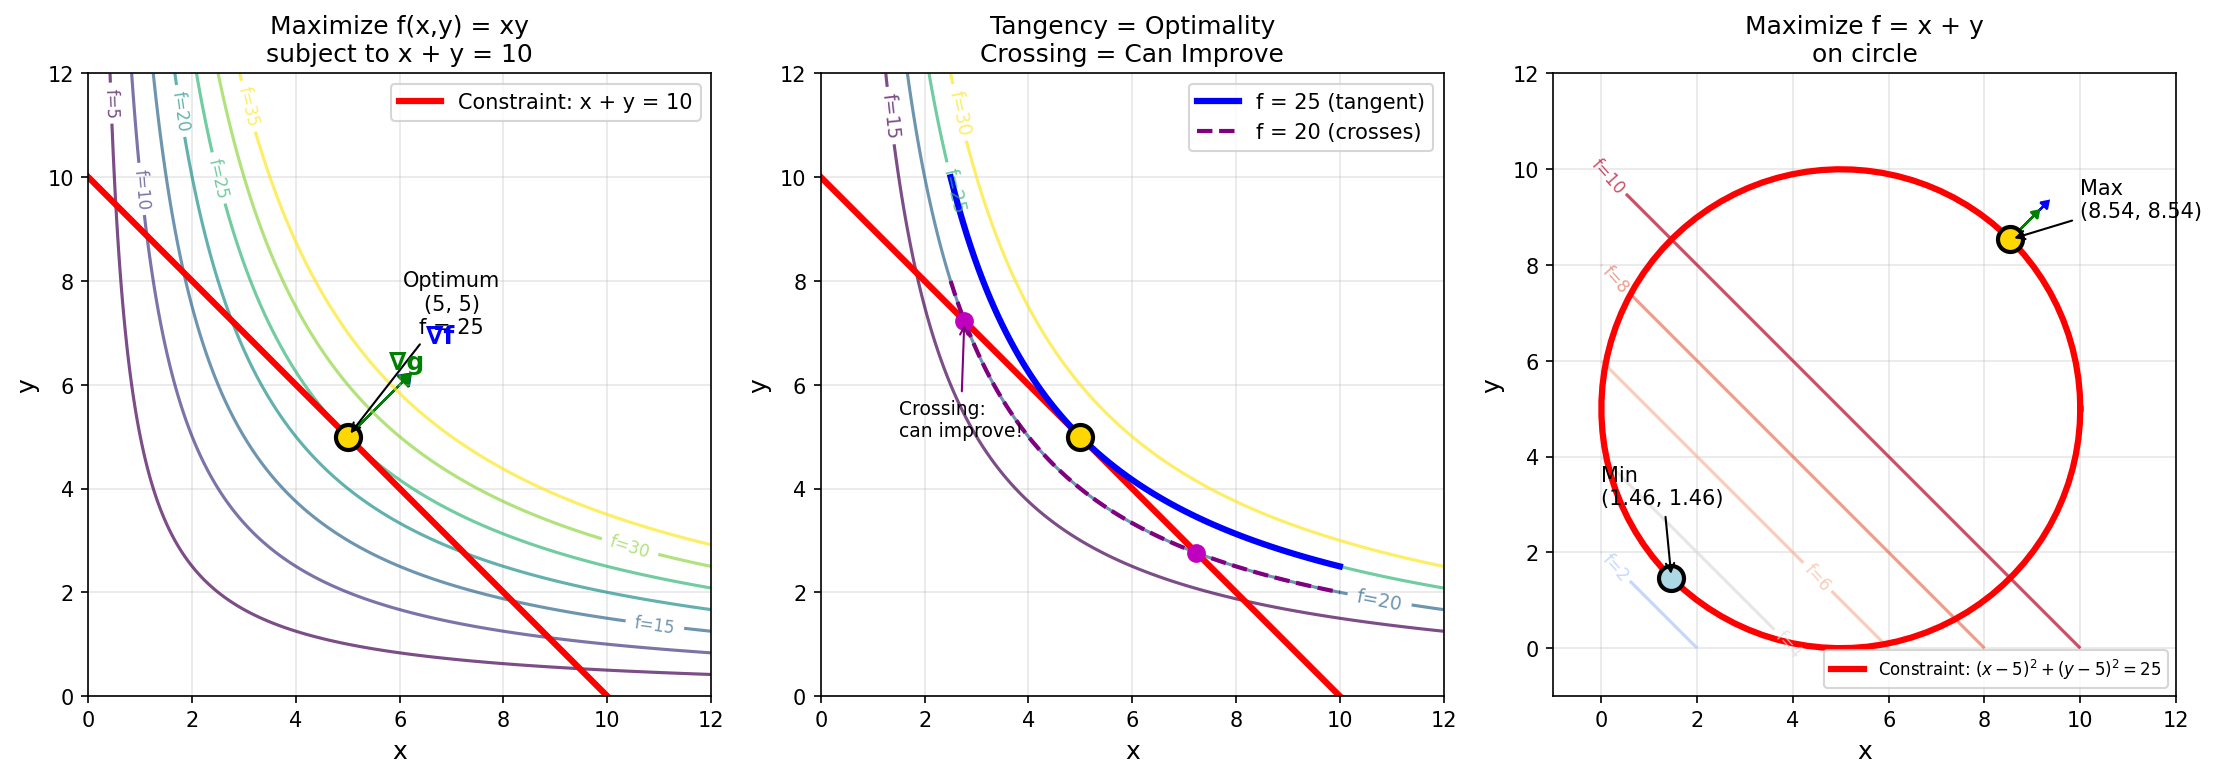

Write Python code to recreate this figure.
"""
Lagrange Multipliers Visualization
===================================
Shows why constrained optimization works geometrically.
"""

import numpy as np
import matplotlib.pyplot as plt

fig, axes = plt.subplots(1, 3, figsize=(15, 5))

# =============================================================================
# 1. BASIC EXAMPLE: Maximize xy subject to x + y = 10
# =============================================================================
ax1 = axes[0]

# Create grid
x = np.linspace(0, 12, 400)
y = np.linspace(0, 12, 400)
X, Y = np.meshgrid(x, y)

# Objective function f(x,y) = xy
Z = X * Y

# Plot level curves of f
levels = [5, 10, 15, 20, 25, 30, 35]
contour = ax1.contour(X, Y, Z, levels=levels, cmap='viridis', alpha=0.7)
ax1.clabel(contour, inline=True, fontsize=8, fmt='f=%g')

# Plot constraint x + y = 10
x_constraint = np.linspace(0, 10, 100)
y_constraint = 10 - x_constraint
ax1.plot(x_constraint, y_constraint, 'r-', linewidth=3, label='Constraint: x + y = 10')

# Mark the optimum at (5, 5)
ax1.plot(5, 5, 'ko', markersize=12, markerfacecolor='gold', markeredgewidth=2)
ax1.annotate('Optimum\n(5, 5)\nf = 25', xy=(5, 5), xytext=(7, 7),
             fontsize=10, ha='center',
             arrowprops=dict(arrowstyle='->', color='black'))

# Draw gradients at optimum
# ∇f = (y, x) = (5, 5) at (5,5)
# ∇g = (1, 1) everywhere
scale = 1.5
ax1.arrow(5, 5, scale*5/7, scale*5/7, head_width=0.3, head_length=0.2, fc='blue', ec='blue')
ax1.arrow(5, 5, scale*1/1.41, scale*1/1.41, head_width=0.3, head_length=0.2, fc='green', ec='green')
ax1.text(6.5, 6.8, '∇f', fontsize=12, color='blue', fontweight='bold')
ax1.text(5.8, 6.3, '∇g', fontsize=12, color='green', fontweight='bold')

ax1.set_xlim(0, 12)
ax1.set_ylim(0, 12)
ax1.set_xlabel('x', fontsize=12)
ax1.set_ylabel('y', fontsize=12)
ax1.set_title('Maximize f(x,y) = xy\nsubject to x + y = 10', fontsize=12)
ax1.legend(loc='upper right')
ax1.set_aspect('equal')
ax1.grid(True, alpha=0.3)

# =============================================================================
# 2. SHOWING TANGENCY: Level curve tangent to constraint
# =============================================================================
ax2 = axes[1]

# Same setup
contour2 = ax2.contour(X, Y, Z, levels=[15, 20, 25, 30], cmap='viridis', alpha=0.7)
ax2.clabel(contour2, inline=True, fontsize=9, fmt='f=%g')

# Constraint
ax2.plot(x_constraint, y_constraint, 'r-', linewidth=3)

# Highlight the f=25 level curve (tangent to constraint)
theta = np.linspace(0, 2*np.pi, 100)
# xy = 25 is a hyperbola: y = 25/x
x_hyp = np.linspace(2.5, 10, 100)
y_hyp = 25 / x_hyp
ax2.plot(x_hyp, y_hyp, 'b-', linewidth=3, label='f = 25 (tangent)')

# Show a crossing level curve (f = 20)
x_hyp2 = np.linspace(2.5, 10, 100)
y_hyp2 = 20 / x_hyp2
ax2.plot(x_hyp2, y_hyp2, 'purple', linewidth=2, linestyle='--', label='f = 20 (crosses)')

# Mark tangent point
ax2.plot(5, 5, 'ko', markersize=12, markerfacecolor='gold', markeredgewidth=2)

# Mark crossing points for f=20
# Solve xy = 20 and x + y = 10
# x(10-x) = 20 → x² - 10x + 20 = 0 → x = 5 ± √5
x_cross1 = 5 - np.sqrt(5)
x_cross2 = 5 + np.sqrt(5)
y_cross1 = 10 - x_cross1
y_cross2 = 10 - x_cross2
ax2.plot([x_cross1, x_cross2], [y_cross1, y_cross2], 'mo', markersize=8)
ax2.annotate('Crossing:\ncan improve!', xy=(x_cross1, y_cross1), xytext=(1.5, 5),
             fontsize=9, arrowprops=dict(arrowstyle='->', color='purple'))

ax2.set_xlim(0, 12)
ax2.set_ylim(0, 12)
ax2.set_xlabel('x', fontsize=12)
ax2.set_ylabel('y', fontsize=12)
ax2.set_title('Tangency = Optimality\nCrossing = Can Improve', fontsize=12)
ax2.legend(loc='upper right')
ax2.set_aspect('equal')
ax2.grid(True, alpha=0.3)

# =============================================================================
# 3. CIRCULAR CONSTRAINT: Maximize x + y on circle
# =============================================================================
ax3 = axes[2]

# Objective f(x,y) = x + y
Z2 = X + Y

# Level curves of x + y
levels2 = [-2, 0, 2, 4, 6, 8, 10]
contour3 = ax3.contour(X, Y, Z2, levels=levels2, cmap='coolwarm', alpha=0.7)
ax3.clabel(contour3, inline=True, fontsize=8, fmt='f=%g')

# Constraint: x² + y² = 25 (circle of radius 5)
theta = np.linspace(0, 2*np.pi, 100)
x_circle = 5 * np.cos(theta) + 5
y_circle = 5 * np.sin(theta) + 5
ax3.plot(x_circle, y_circle, 'r-', linewidth=3, label='Constraint: $(x-5)^2 + (y-5)^2 = 25$')

# Optimum: ∇f = (1,1), ∇g = 2(x-5, y-5)
# For parallel: (1,1) ∝ (x-5, y-5) → x-5 = y-5 → x = y
# On circle: 2(x-5)² = 25 → x = 5 + 5/√2
x_opt = 5 + 5/np.sqrt(2)
y_opt = 5 + 5/np.sqrt(2)
ax3.plot(x_opt, y_opt, 'ko', markersize=12, markerfacecolor='gold', markeredgewidth=2)
ax3.annotate(f'Max\n({x_opt:.2f}, {y_opt:.2f})', xy=(x_opt, y_opt), xytext=(10, 9),
             fontsize=10, arrowprops=dict(arrowstyle='->', color='black'))

# Minimum
x_min = 5 - 5/np.sqrt(2)
y_min = 5 - 5/np.sqrt(2)
ax3.plot(x_min, y_min, 'ko', markersize=12, markerfacecolor='lightblue', markeredgewidth=2)
ax3.annotate(f'Min\n({x_min:.2f}, {y_min:.2f})', xy=(x_min, y_min), xytext=(0, 3),
             fontsize=10, arrowprops=dict(arrowstyle='->', color='black'))

# Draw gradients at max
scale = 1.0
# ∇f = (1, 1)
ax3.arrow(x_opt, y_opt, scale*0.7, scale*0.7, head_width=0.2, head_length=0.15, fc='blue', ec='blue')
# ∇g = 2(x-5, y-5) ∝ (1, 1) at optimum
ax3.arrow(x_opt, y_opt, scale*0.5, scale*0.5, head_width=0.2, head_length=0.15, fc='green', ec='green')

ax3.set_xlim(-1, 12)
ax3.set_ylim(-1, 12)
ax3.set_xlabel('x', fontsize=12)
ax3.set_ylabel('y', fontsize=12)
ax3.set_title('Maximize f = x + y\non circle', fontsize=12)
ax3.legend(loc='lower right', fontsize=8)
ax3.set_aspect('equal')
ax3.grid(True, alpha=0.3)

plt.tight_layout()
plt.savefig('lagrange_multipliers.png', dpi=150, bbox_inches='tight')
plt.show()

print("""
================================================================================
                    LAGRANGE MULTIPLIERS SUMMARY
================================================================================

KEY INSIGHT:
  At a constrained optimum, the level curve of f is TANGENT to the constraint.

  Tangent ⟹ perpendiculars are parallel ⟹ ∇f = λ∇g

THE METHOD:
  1. Write down: ∇f = λ∇g (component by component)
  2. Write down: g(x,y) = c
  3. Solve the system for x, y, and λ

WHAT λ MEANS:
  λ = df*/dc = sensitivity of optimum to constraint relaxation

  "If I relax the constraint by 1 unit, how much does the optimum change?"

================================================================================
""")
